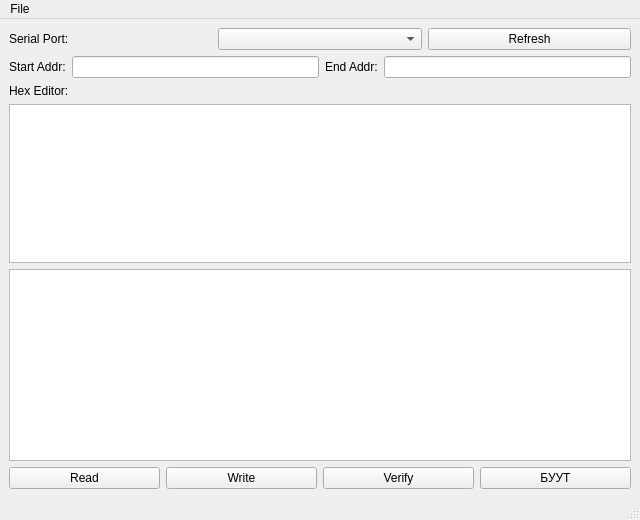
<?xml version="1.0" encoding="UTF-8"?>
<ui version="4.0">
 <class>R8CProgrammer</class>
 <widget class="QMainWindow" name="R8CProgrammer">
  <property name="geometry">
   <rect>
    <x>0</x>
    <y>0</y>
    <width>640</width>
    <height>520</height>
   </rect>
  </property>
  <property name="windowTitle">
   <string>R8C Programmer</string>
  </property>
  <widget class="QWidget" name="centralwidget">
   <layout class="QVBoxLayout" name="verticalLayout" stretch="1,0,2,0">
    <item>
     <layout class="QHBoxLayout" name="portSelectLayout">
      <item>
       <widget class="QLabel" name="labelPort">
        <property name="text">
         <string>Serial Port:</string>
        </property>
       </widget>
      </item>
      <item>
       <widget class="QComboBox" name="comboBoxSerialPorts"/>
      </item>
      <item>
       <widget class="QPushButton" name="btnRefreshPorts">
        <property name="text">
         <string>Refresh</string>
        </property>
       </widget>
      </item>
     </layout>
    </item>
    <item>
     <layout class="QHBoxLayout" name="addressLayout">
      <item>
       <widget class="QLabel" name="labelStartAddr">
        <property name="text">
         <string>Start Addr:</string>
        </property>
       </widget>
      </item>
      <item>
       <widget class="QLineEdit" name="lineEditStartAddr"/>
      </item>
      <item>
       <widget class="QLabel" name="labelEndAddr">
        <property name="text">
         <string>End Addr:</string>
        </property>
       </widget>
      </item>
      <item>
       <widget class="QLineEdit" name="lineEditEndAddr"/>
      </item>
     </layout>
    </item>
    <item>
     <layout class="QVBoxLayout">
      <item>
       <widget class="QLabel" name="labelHexEditor">
        <property name="text">
         <string>Hex Editor:</string>
        </property>
       </widget>
      </item>
      <item>
       <widget class="QPlainTextEdit" name="hexViewer">
        <property name="readOnly">
         <bool>true</bool>
        </property>
        <property name="font">
         <font>
          <family>Courier New</family>
          <pointsize>10</pointsize>
         </font>
        </property>
       </widget>
      </item>
     </layout>
    </item>
    <item>
     <widget class="QPlainTextEdit" name="console">
      <property name="readOnly">
       <bool>true</bool>
      </property>
      <property name="maximumHeight">
       <number>150</number>
      </property>
     </widget>
    </item>
    <item>
     <layout class="QHBoxLayout" name="buttonLayout">
      <item>
       <widget class="QPushButton" name="btnRead">
        <property name="text">
         <string>Read</string>
        </property>
       </widget>
      </item>
      <item>
       <widget class="QPushButton" name="btnWrite">
        <property name="text">
         <string>Write</string>
        </property>
       </widget>
      </item>
      <item>
       <widget class="QPushButton" name="btnVerify">
        <property name="text">
         <string>Verify</string>
        </property>
       </widget>
      </item>
      <item>
       <widget class="QPushButton" name="btnBoot">
        <property name="text">
         <string>БУУТ</string>
        </property>
       </widget>
      </item>
     </layout>
    </item>
   </layout>
  </widget>
  <widget class="QStatusBar" name="statusbar"/>
  <widget class="QMenuBar" name="menubar">
   <property name="geometry">
    <rect>
     <x>0</x>
     <y>0</y>
     <width>640</width>
     <height>21</height>
    </rect>
   </property>
   <widget class="QMenu" name="menuFile">
    <property name="title">
     <string>File</string>
    </property>
    <addaction name="actionOpenHex"/>
    <addaction name="actionSaveHex"/>
   </widget>
   <addaction name="menuFile"/>
  </widget>
  <action name="actionOpenHex">
   <property name="text">
    <string>Open .hex/.mot/.bin...</string>
   </property>
  </action>
  <action name="actionSaveHex">
   <property name="text">
    <string>Save .hex/.mot/.bin...</string>
   </property>
  </action>
 </widget>
 <resources/>
 <connections/>
</ui>
